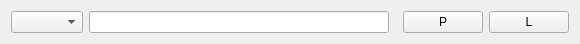
<?xml version="1.0" encoding="UTF-8"?>
<ui version="4.0">
 <class>CoordinatesPanel</class>
 <widget class="QWidget" name="CoordinatesPanel">
  <property name="geometry">
   <rect>
    <x>0</x>
    <y>0</y>
    <width>580</width>
    <height>42</height>
   </rect>
  </property>
  <property name="windowTitle">
   <string>Form</string>
  </property>
  <layout class="QHBoxLayout" name="horizontalLayout">
   <item>
    <widget class="QComboBox" name="comboBox_coordinates_type"/>
   </item>
   <item>
    <widget class="QLineEdit" name="lineEdit_coordinates">
     <property name="minimumSize">
      <size>
       <width>300</width>
       <height>0</height>
      </size>
     </property>
     <property name="readOnly">
      <bool>true</bool>
     </property>
    </widget>
   </item>
   <item>
    <spacer name="horizontalSpacer">
     <property name="orientation">
      <enum>Qt::Orientation::Horizontal</enum>
     </property>
     <property name="sizeHint" stdset="0">
      <size>
       <width>10</width>
       <height>20</height>
      </size>
     </property>
    </spacer>
   </item>
   <item>
    <widget class="QPushButton" name="pushButton_build_poligon">
     <property name="sizePolicy">
      <sizepolicy hsizetype="Preferred" vsizetype="Fixed">
       <horstretch>0</horstretch>
       <verstretch>0</verstretch>
      </sizepolicy>
     </property>
     <property name="text">
      <string>P</string>
     </property>
    </widget>
   </item>
   <item>
    <widget class="QPushButton" name="pushButton_build_line">
     <property name="sizePolicy">
      <sizepolicy hsizetype="Preferred" vsizetype="Fixed">
       <horstretch>0</horstretch>
       <verstretch>0</verstretch>
      </sizepolicy>
     </property>
     <property name="text">
      <string>L</string>
     </property>
    </widget>
   </item>
  </layout>
 </widget>
 <resources/>
 <connections/>
</ui>
